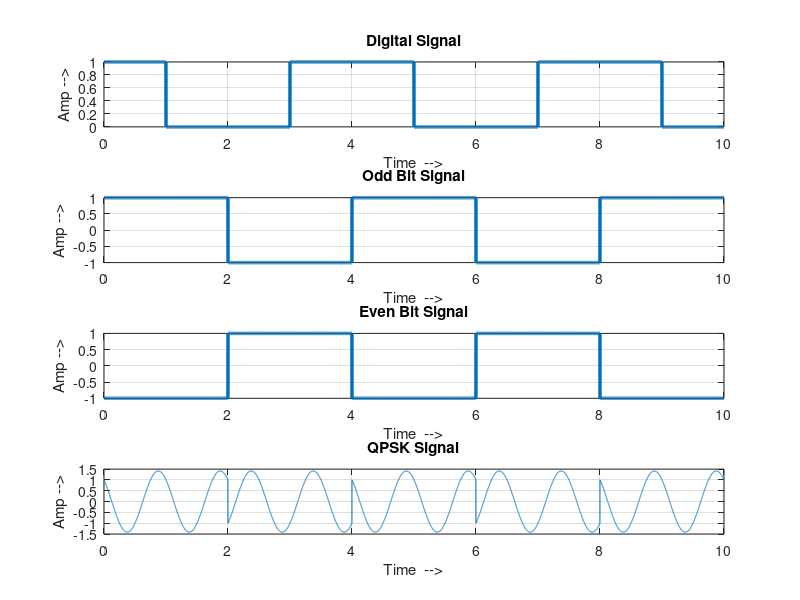
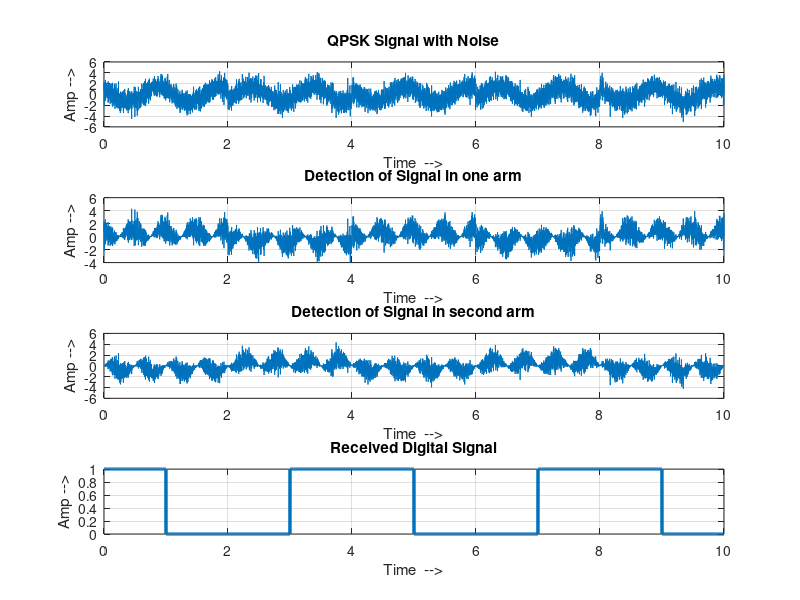

Source code (MATLAB) for these figures, in order:
clc; clear all; close all;

pn=1000;
pt=1/pn;
b = [1 0 0 1 1 0 0 1 1 0];
t = 0:pt:10-pt;

ms=[];
mso=[];
mse=[];

for jk=1:length(b)
    ms = [ms repmat(b(jk), 1, pn)];
    if(mod(jk,2)~=0)
        mso = [mso repmat(2*b(jk)-1,1,2*pn)];
    else
        mse = [mse repmat(2*b(jk)-1,1,2*pn)];
    end
end

fc=1;
st = mso.*cos(2*pi*fc*t) + mse.*sin(2*pi*fc*t);
ns=0;
stn = awgn(st, ns);

rs1 = stn.*cos(2*pi*fc*t);
rs2 = stn.*sin(2*pi*fc*t);

ss1 = [];
ss2 = [];
for jk=1:length(b)/2
    ss1 = [ss1 sum(rs1(1, (jk-1)*2*pn+1:jk*2*pn))];
    ss2 = [ss2 sum(rs2(1, (jk-1)*2*pn+1:jk*2*pn))];
end
ss1 = ss1/pn;
ss2 = ss2/pn;

vt=0;
ds = [];
for jk=1:length(b)/2
    if ss1(jk)>=vt
        ts=1;
    else
        ts=0;
    end
    ds = [ds repmat(ts,1,pn)];

    if ss2(jk)>=vt
        ts=1;
    else
        ts=0;
    end
    ds = [ds repmat(ts,1,pn)];
end

sig_amp = max(stn)-max(st)

figure(1)
subplot(411)
plot(t,ms, 'LineWidth',2.5)
xlabel("Time  -->")
ylabel("Amp -->")
title("Digital Signal");
grid on;

subplot(412)
plot(t,mso, 'LineWidth',2.5)
xlabel("Time  -->")
ylabel("Amp -->")
title("Odd Bit Signal");
grid on;

subplot(413)
plot(t,mse, 'LineWidth',2.5)
xlabel("Time  -->")
ylabel("Amp -->")
title("Even Bit Signal");
grid on;

subplot(414)
plot(t,st)
xlabel("Time  -->")
ylabel("Amp -->")
title("QPSK Signal");
grid on;

figure(2)
subplot(411)
plot(t,stn)
xlabel("Time  -->")
ylabel("Amp -->")
title("QPSK Signal with Noise");
grid on;

subplot(412)
plot(t,rs1)
xlabel("Time  -->")
ylabel("Amp -->")
title("Detection of Signal in one arm");
grid on;

subplot(413)
plot(t,rs2)
xlabel("Time  -->")
ylabel("Amp -->")
title("Detection of Signal in second arm");
grid on;

subplot(414)
plot(t,ds, 'LineWidth', 2.5)
xlabel("Time  -->")
ylabel("Amp -->")
title("Received Digital Signal");
grid on;